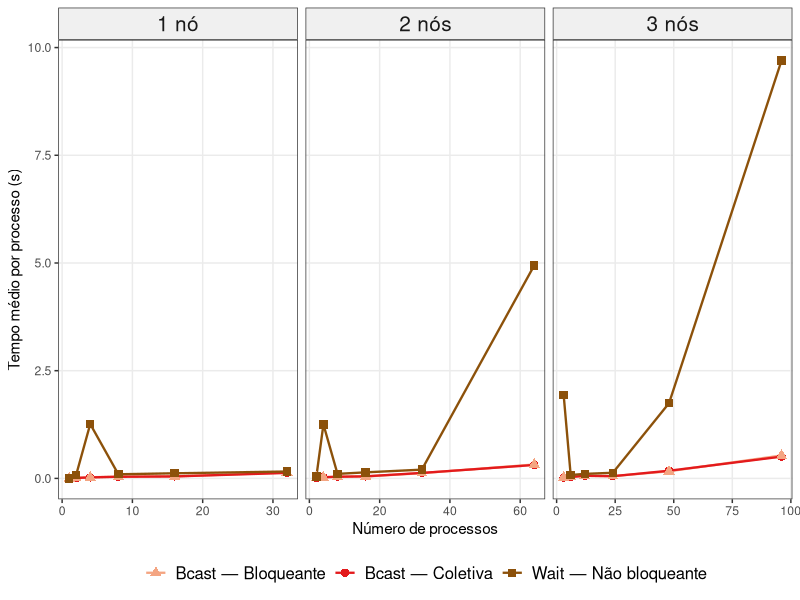
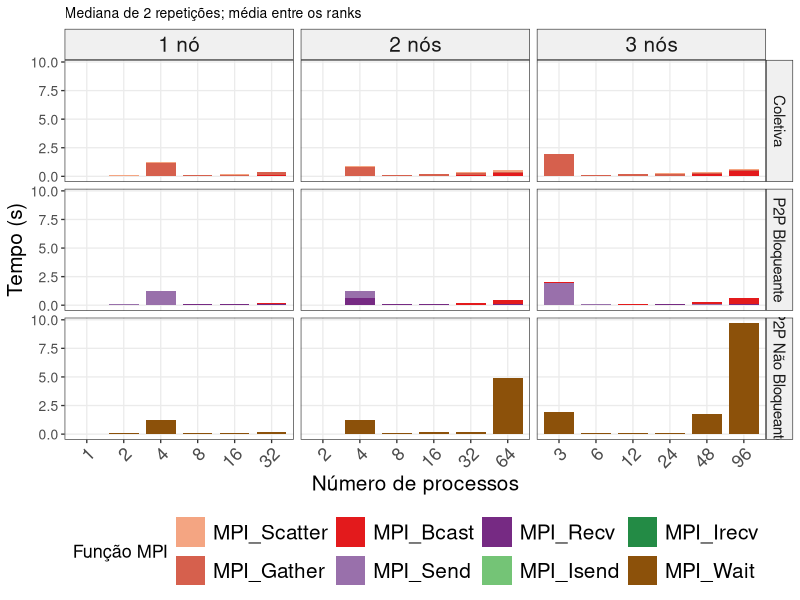
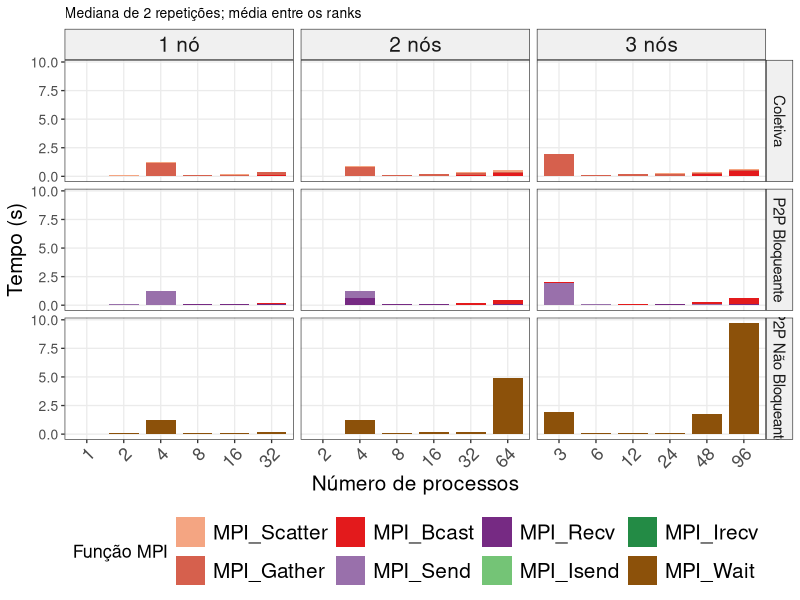
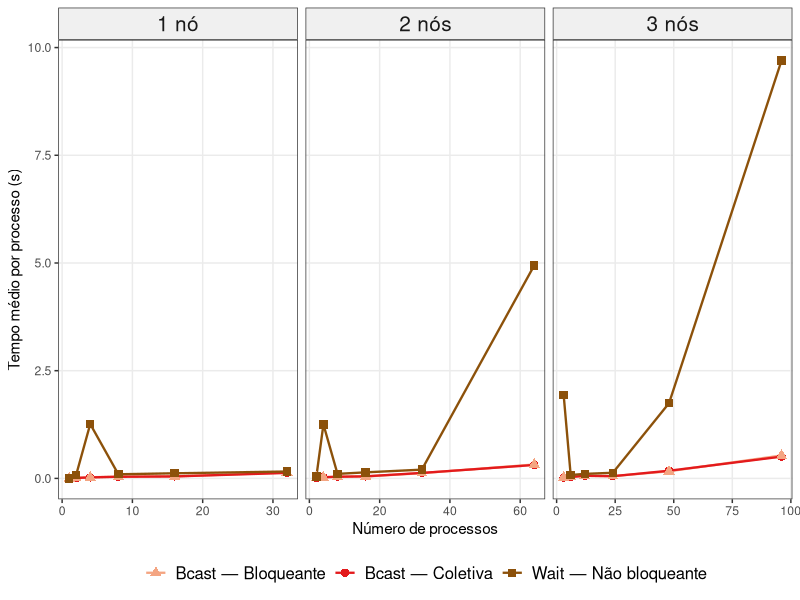

These figures' R source, in order:
library(dplyr)
library(ggplot2)
library(tidyr)

pdf(NULL)

df <- read.csv("../../results/rastro_completo.csv", stringsAsFactors = FALSE)

funcs_keep <- c("MPI_Scatter", "MPI_Gather", "MPI_Bcast",
                "MPI_Send", "MPI_Recv",
                "MPI_Isend", "MPI_Irecv", "MPI_Wait")

func_time <- df %>%
  filter(funcao %in% funcs_keep) %>%
  group_by(tipo, size, nproc, nodes, rep, rank, funcao) %>%
  summarise(t_rank = sum(duracao), .groups = "drop") %>%
  group_by(tipo, size, nproc, nodes, rep, funcao) %>%
  summarise(t_mean_rank = mean(t_rank), .groups = "drop") %>%
  group_by(tipo, size, nproc, nodes, funcao) %>%
  summarise(t = median(t_mean_rank), .groups = "drop") %>%
  mutate(
    tipo = recode(tipo,
      "coletiva"          = "Coletiva",
      "p2p_bloqueante"    = "P2P Bloqueante",
      "p2p_naobloqueante" = "P2P Não Bloqueante"
    ),
    size_label = paste0(size, "×", size),
    funcao = factor(funcao, levels = c(
      "MPI_Scatter","MPI_Gather","MPI_Bcast",
      "MPI_Send","MPI_Recv",
      "MPI_Isend","MPI_Irecv","MPI_Wait"
    ))
  )

cores_funcao <- c(
  "MPI_Scatter" = "#f4a582",
  "MPI_Gather"  = "#d6604d",
  "MPI_Bcast"   = "#e31a1c",
  "MPI_Send"    = "#9970ab",
  "MPI_Recv"    = "#762a83",
  "MPI_Isend"   = "#74c476",
  "MPI_Irecv"   = "#238b45",
  "MPI_Wait"    = "#8c510a"
)

# --- Gráfico 1: stacked bar ---
plot_data <- func_time %>% filter(size == 1500)

ggplot(plot_data, aes(x = factor(nproc), y = t, fill = funcao)) +
  geom_col(position = "stack", width = 0.8) +
  facet_grid(tipo ~ paste0(nodes, ifelse(nodes==1," nó"," nós")),
             scales = "free_x", space = "free_x") +
  scale_fill_manual(values = cores_funcao) +
  labs(
    subtitle = "Mediana de 2 repetições; média entre os ranks",
    x        = "Número de processos",
    y        = "Tempo (s)",
    fill     = "Função MPI"
  ) +
  theme_bw(base_size = 10) +
  theme(
    legend.position  = "bottom",
    panel.grid.minor = element_blank(),
    strip.background = element_rect(fill = "#f0f0f0"),
    axis.title       = element_text(size = 15),
    strip.text.y       = element_text(size = 11),
    strip.text.x       = element_text(size = 15),
    axis.text.y      = element_text(size = 10),
    axis.text.x      = element_text(angle = 45, hjust = 1, size = 13),
    legend.text      = element_text(size = 15),
    legend.title     = element_text(size = 13),
    legend.key.size  = unit(0.8, "cm")
  )

ggsave("../imgs/plot_funcoes_stacked.pdf", width = 12, height = 7)
message("Salvo: plot_funcoes_stacked.pdf")


# --- Gráfico 2: Wait vs Bcast ---
plot_nb <- func_time %>%
  filter(
    size == 1500,
    (funcao == "MPI_Wait"  & tipo == "P2P Não Bloqueante") |
    (funcao == "MPI_Bcast" & tipo != "P2P Não Bloqueante")
  ) %>%
  mutate(
    nodes_label = factor(
      paste0(nodes, ifelse(nodes==1," nó"," nós")),
      levels = c("1 nó","2 nós","3 nós")
    ),
    versao_label = case_when(
      funcao == "MPI_Wait" ~ "Wait — Não bloqueante",
      tipo == "Coletiva"   ~ "Bcast — Coletiva",
      TRUE                 ~ "Bcast — Bloqueante"
    )
  )

ggplot(plot_nb, aes(x = nproc, y = t, color = versao_label, shape = versao_label)) +
  geom_line(linewidth = 0.8) +
  geom_point(size = 2.5) +
  facet_wrap(~ nodes_label, ncol = 3, scales = "free_x") +
  scale_color_manual(values = c(
    "Bcast — Coletiva"      = "#e31a1c",
    "Bcast — Bloqueante"    = "#f4a582",
    "Wait — Não bloqueante" = "#8c510a"
  )) +
  scale_shape_manual(values = c(
    "Bcast — Coletiva"      = 16,
    "Bcast — Bloqueante"    = 17,
    "Wait — Não bloqueante" = 15
  )) +
  labs(
    x     = "Número de processos",
    y     = "Tempo médio por processo (s)",
    color = NULL,
    shape = NULL
  ) +
  theme_bw(base_size = 11) +
  theme(
    legend.position  = "bottom",
    panel.grid.minor = element_blank(),
    strip.text       = element_text(size = 15),
    strip.background = element_rect(fill = "#f0f0f0"),
    legend.text      = element_text(size = 12)
  )

ggsave("../imgs/plot_wait_vs_bcast.pdf", width = 10, height = 4)
message("Salvo: plot_wait_vs_bcast.pdf")
